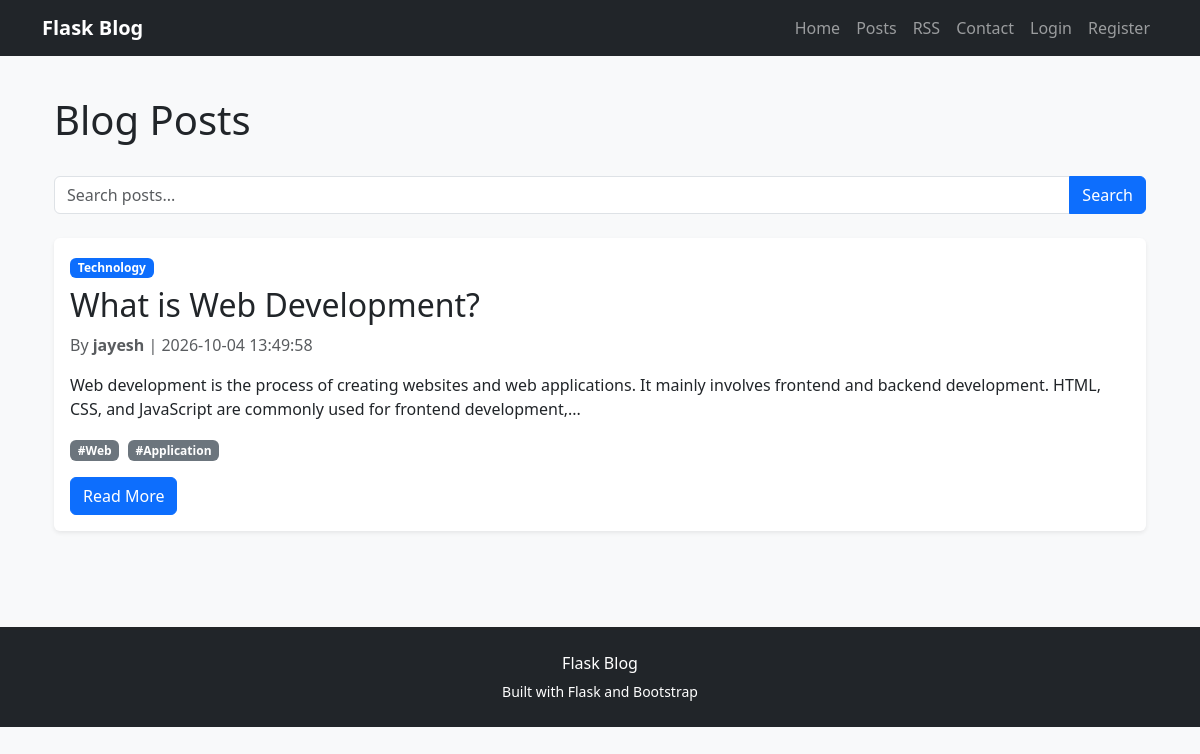
The page /posts on the database its author committed.
### app.py (models this page shows)
class Post(db.Model):
    id = db.Column(
        db.Integer,
        primary_key=True
    )
    title = db.Column(
        db.String(200),
        nullable=False
    )
    content = db.Column(
        db.Text,
        nullable=False
    )
    image = db.Column(
        db.String(300)
    )
    category = db.Column(
        db.String(100)
    )
    tags = db.Column(
        db.String(300)
    )
    timestamp = db.Column(
        db.DateTime,
        default=db.func.current_timestamp()
    )
    user_id = db.Column(
        db.Integer,
        db.ForeignKey("user.id"),
        nullable=False
    )
    comments = db.relationship(
        "Comment",
        backref="post",
        lazy=True
    )

class User(UserMixin, db.Model):
    id = db.Column(
        db.Integer,
        primary_key=True
    )
    username = db.Column(
        db.String(100),
        unique=True,
        nullable=False
    )
    email = db.Column(
        db.String(100),
        unique=True,
        nullable=False
    )
    password = db.Column(
        db.String(200),
        nullable=False
    )
    is_admin = db.Column(
        db.Boolean,
        default=False
    )
    posts = db.relationship(
        "Post",
        backref="author",
        lazy=True
    )
    comments = db.relationship(
        "Comment",
        backref="author",
        lazy=True
    )

### app.py (the view)
@app.route("/posts")
def posts():
    page = request.args.get("page", 1, type=int)
    search = request.args.get("search", "")
    query = Post.query
    if search:
        query = query.filter(
            Post.title.contains(search)
        )
    posts = query.order_by(
        Post.timestamp.desc()
    ).paginate(
        page=page,
        per_page=5
    )
    return render_template(
        "posts.html",
        posts=posts,
        search=search
    )

### templates/posts.html (shortened to what this page needs)
{% extends "base.html" %}
{% block content %}
<div class="container">
    <div class="d-flex justify-content-between align-items-center mb-4">
        <h1>Blog Posts</h1>
    </div>
    <form method="GET"
          action="{{ url_for('posts') }}"
          class="mb-4">
        <div class="input-group">
            <input
                type="text"
                name="search"
                class="form-control"
                placeholder="Search posts..."
                value="{{ search }}"
            >
            <button
                type="submit"
                class="btn btn-primary">
                Search
            </button>
        </div>
    </form>
    {% if posts.items %}
        {% for post in posts.items %}
            <div class="card shadow-sm mb-4">
                <div class="card-body">
                    {% if post.category %}
                        <span class="badge bg-primary mb-2">
                            {{ post.category }}
                        </span>
                    {% endif %}
                    <h2 class="card-title">
                        {{ post.title }}
                    </h2>
                    <p class="text-muted">
                        By
                        <strong>
                            {{ post.author.username }}
                        </strong>
                        |
                        {{ post.timestamp }}
                    </p>
                    <p class="card-text">
                        {{ post.content
                           | striptags
                           | truncate(200) }}
                    </p>
                    {% if post.tags %}
                        <div class="mb-3">
                            {% for tag in post.tags.split(',') %}
                                <span class="badge bg-secondary me-1">
                                    #{{ tag.strip() }}
                                </span>
                            {% endfor %}
                        </div>
                    {% endif %}
                    <a
                        href="{{ url_for(
                            'post_detail',
                            post_id=post.id
                        ) }}"
                        class="btn btn-primary"
                    >
                        Read More
                    </a>
                </div>
            </div>
        {% endfor %}
    {% endif %}
</div>
{% endblock %}

### templates/base.html (shortened to what this page needs)
<!DOCTYPE html>
<html lang="en">
<head>
    <link
        href="https://cdn.jsdelivr.net/npm/bootstrap@5.3.3/dist/css/bootstrap.min.css"
        rel="stylesheet"
    >
    <link
        rel="stylesheet"
        href="{{ url_for('static', filename='style.css') }}"
    >
</head>
<body>
<nav class="navbar navbar-expand-lg navbar-dark bg-dark">
    <div class="container">
        <a
            class="navbar-brand"
            href="{{ url_for('home') }}"
        >
            Flask Blog
        </a>
        <div
            class="collapse navbar-collapse"
            id="navbarMenu"
        >
            <ul class="navbar-nav ms-auto">
                <li class="nav-item">
                    <a
                        class="nav-link"
                        href="{{ url_for('home') }}"
                    >
                        Home
                    </a>
                </li>
                <li class="nav-item">
                    <a
                        class="nav-link"
                        href="{{ url_for('posts') }}"
                    >
                        Posts
                    </a>
                </li>
                <li class="nav-item">
                    <a
                        class="nav-link"
                        href="{{ url_for('rss_feed') }}"
                    >
                        RSS
                    </a>
                </li>
                <li class="nav-item">
                    <a
                        class="nav-link"
                        href="{{ url_for('contact') }}"
                    >
                        Contact
                    </a>
                </li>
                {% if current_user.is_authenticated %}
                    <li class="nav-item">
                        <a
                            class="nav-link"
                            href="{{ url_for('create_post') }}"
                        >
                            Create Post
                        </a>
                    </li>
                    <li class="nav-item">
                        <a
                            class="nav-link"
                            href="{{ url_for('profile') }}"
                        >
                            Profile
                        </a>
                    </li>
                    {% if current_user.is_admin %}
                        <li class="nav-item">
                            <a
                                class="nav-link"
                                href="{{ url_for('admin_comments') }}"
                            >
                                Moderation
                            </a>
                        </li>
                    {% endif %}
                    <li class="nav-item">
                        <a
                            class="nav-link"
                            href="{{ url_for('logout') }}"
                        >
                            Logout
                        </a>
                    </li>
                {% else %}
                    <li class="nav-item">
                        <a
                            class="nav-link"
                            href="{{ url_for('login') }}"
                        >
                            Login
                        </a>
                    </li>
                    <li class="nav-item">
                        <a
                            class="nav-link"
                            href="{{ url_for('register') }}"
                        >
                            Register
                        </a>
                    </li>
                {% endif %}
            </ul>
        </div>
    </div>
</nav>
<main class="container py-4">
    {% block content %}
    {% endblock %}
</main>
<footer class="bg-dark text-white text-center py-4 mt-5">
    <div class="container">
        <p class="mb-1">
            Flask Blog
        </p>
        <small>
            Built with Flask and Bootstrap
        </small>
    </div>
</footer>
</body>
</html>

### static/style.css (style rules this page uses)
body { background-color: #f8f9fa; }
.navbar-brand { font-weight: bold; }
.card { border: none; }
footer { margin-top: 50px; }

### rows shown on the page
Post: category "Technology", title "What is Web Development?", author.username "jayesh", timestamp "2026-10-04 13:49:58", content "Web development is the process of creating websites and web applications. It mainly involves frontend and backend development. HTML, CSS, and JavaScript are commonly used for frontend development,...", strip "Web" "Application"
